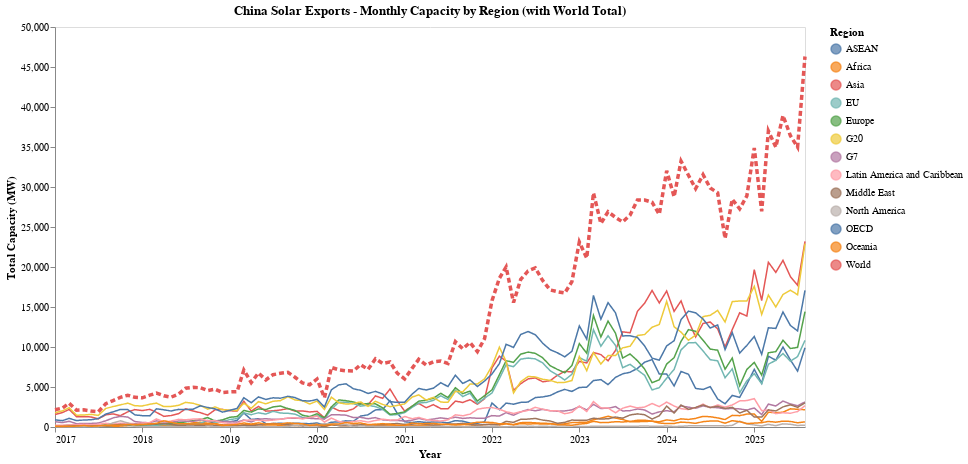

The cell this chart's notebook holds for it:
### Code cell
# 1. Load the regional data
regions_df = china_solar_exports_monthly_by_region("regions")

# 2. Load the world data
world_df = china_solar_exports_monthly_by_region("world")

# 3. Combine them into a single DataFrame
combined_df = pl.concat([regions_df, world_df])

#######

# Create the base chart (same as before)
base = alt.Chart(combined_df).encode(
    x=alt.X(
        "Date:T",
        title="Year",
        axis=alt.Axis(format="%Y", tickCount="year")
    ),
    y=alt.Y("Total Capacity (MW):Q", title="Total Capacity (MW)"),
    color=alt.Color("Region:N", title="Region")
)

# --- MODIFIED Line chart ---
lines = base.mark_line().encode(
    tooltip=["Region", "Date:T", "Total Capacity (MW):Q"],
    strokeWidth=alt.condition(
        alt.datum.Region == "World",
        alt.value(3.5),
        alt.value(1.5)
    ),
    strokeDash=alt.condition(
        alt.datum.Region == "World",
        alt.value([5, 3]),
        alt.value([1, 0])
    )
)

# --- MODIFIED Points ---
last_points = (
    base.transform_aggregate(
        last_date="max(Date)",
        groupby=["Region"]
    )
    .transform_filter("datum.Date == datum.last_date")
    .mark_point(filled=True)
    .encode(
        size=alt.condition(
            alt.datum.Region == "World",
            alt.value(100),
            alt.value(60)
        )
    )
)

# --- REPLACEMENT LABELS (THE FIX) ---

# 1. Create the labels for all regions *except* "World"
labels_normal = (
    base.transform_aggregate(
        last_date="max(Date)",
        groupby=["Region"]
    )
    .transform_filter("datum.Date == datum.last_date")
    .transform_filter(alt.datum.Region != "World")  # <-- Filter out "World"
    .mark_text(align="left", dx=5, fontWeight="normal") # <-- Set weight directly
    .encode(
        text="Region:N",
        color=alt.value("black")  # Set all labels to black
    )
)

# 2. Create the label *only* for "World"
labels_bold = (
    base.transform_aggregate(
        last_date="max(Date)",
        groupby=["Region"]
    )
    .transform_filter("datum.Date == datum.last_date")
    .transform_filter(alt.datum.Region == "World")  # <-- Filter *for* "World"
    .mark_text(align="left", dx=5, fontWeight="bold")  # <-- Set weight to bold
    .encode(
        text="Region:N",
        color=alt.value("black") # Set label to black
    )
)

# --- Combine all layers ---
styled_chart = (
    # Add both label layers
    (lines + last_points + labels_normal + labels_bold)
    .properties(
        width=750,
        height=400,
        title="China Solar Exports - Monthly Capacity by Region (with World Total)"
    )
    .configure_axis(
        grid=False
    )
)

styled_chart

### Figure 1 — Vega-Lite specification as saved in the notebook (floating-point values rounded to 4 significant figures; data arrays with more than 128 entries replaced by an {"elided": "..."} marker saying what was removed)
{"config": {"view": {"continuousWidth": 300, "continuousHeight": 300}, "axis": {"grid": false}}, "layer": [{"mark": {"type": "line"}, "encoding": {"color": {"field": "Region", "title": "Region", "type": "nominal"}, "strokeDash": {"condition": {"test": "(datum.Region === 'World')", "value": [5, 3]}, "value": [1, 0]}, "strokeWidth": {"condition": {"test": "(datum.Region === 'World')", "value": 3.5}, "value": 1.5}, "tooltip": [{"field": "Region", "type": "nominal"}, {"field": "Date", "type": "temporal"}, {"field": "Total Capacity (MW)", "type": "quantitative"}], "x": {"axis": {"format": "%Y", "tickCount": "year"}, "field": "Date", "title": "Year", "type": "temporal"}, "y": {"field": "Total Capacity (MW)", "title": "Total Capacity (MW)", "type": "quantitative"}}}, {"mark": {"type": "point", "filled": true}, "encoding": {"color": {"field": "Region", "title": "Region", "type": "nominal"}, "size": {"condition": {"test": "(datum.Region === 'World')", "value": 100}, "value": 60}, "x": {"axis": {"format": "%Y", "tickCount": "year"}, "field": "Date", "title": "Year", "type": "temporal"}, "y": {"field": "Total Capacity (MW)", "title": "Total Capacity (MW)", "type": "quantitative"}}, "transform": [{"aggregate": [{"op": "max", "field": "Date", "as": "last_date"}], "groupby": ["Region"]}, {"filter": "datum.Date == datum.last_date"}]}, {"mark": {"type": "text", "align": "left", "dx": 5, "fontWeight": "normal"}, "encoding": {"color": {"value": "black"}, "text": {"field": "Region", "type": "nominal"}, "x": {"axis": {"format": "%Y", "tickCount": "year"}, "field": "Date", "title": "Year", "type": "temporal"}, "y": {"field": "Total Capacity (MW)", "title": "Total Capacity (MW)", "type": "quantitative"}}, "transform": [{"aggregate": [{"op": "max", "field": "Date", "as": "last_date"}], "groupby": ["Region"]}, {"filter": "datum.Date == datum.last_date"}, {"filter": "(datum.Region !== 'World')"}]}, {"mark": {"type": "text", "align": "left", "dx": 5, "fontWeight": "bold"}, "encoding": {"color": {"value": "black"}, "text": {"field": "Region", "type": "nominal"}, "x": {"axis": {"format": "%Y", "tickCount": "year"}, "field": "Date", "title": "Year", "type": "temporal"}, "y": {"field": "Total Capacity (MW)", "title": "Total Capacity (MW)", "type": "quantitative"}}, "transform": [{"aggregate": [{"op": "max", "field": "Date", "as": "last_date"}], "groupby": ["Region"]}, {"filter": "datum.Date == datum.last_date"}, {"filter": "(datum.Region === 'World')"}]}], "data": {"name": "data-bbd66f191d94bc0d0acac0a2bd89b3c5"}, "height": 400, "title": "China Solar Exports - Monthly Capacity by Region (with World Total)", "width": 750, "$schema": "https://vega.github.io/schema/vega-lite/v5.20.1.json", "datasets": {"data-bbd66f191d94bc0d0acac0a2bd89b3c5": {"elided": "1352 records"}}}
